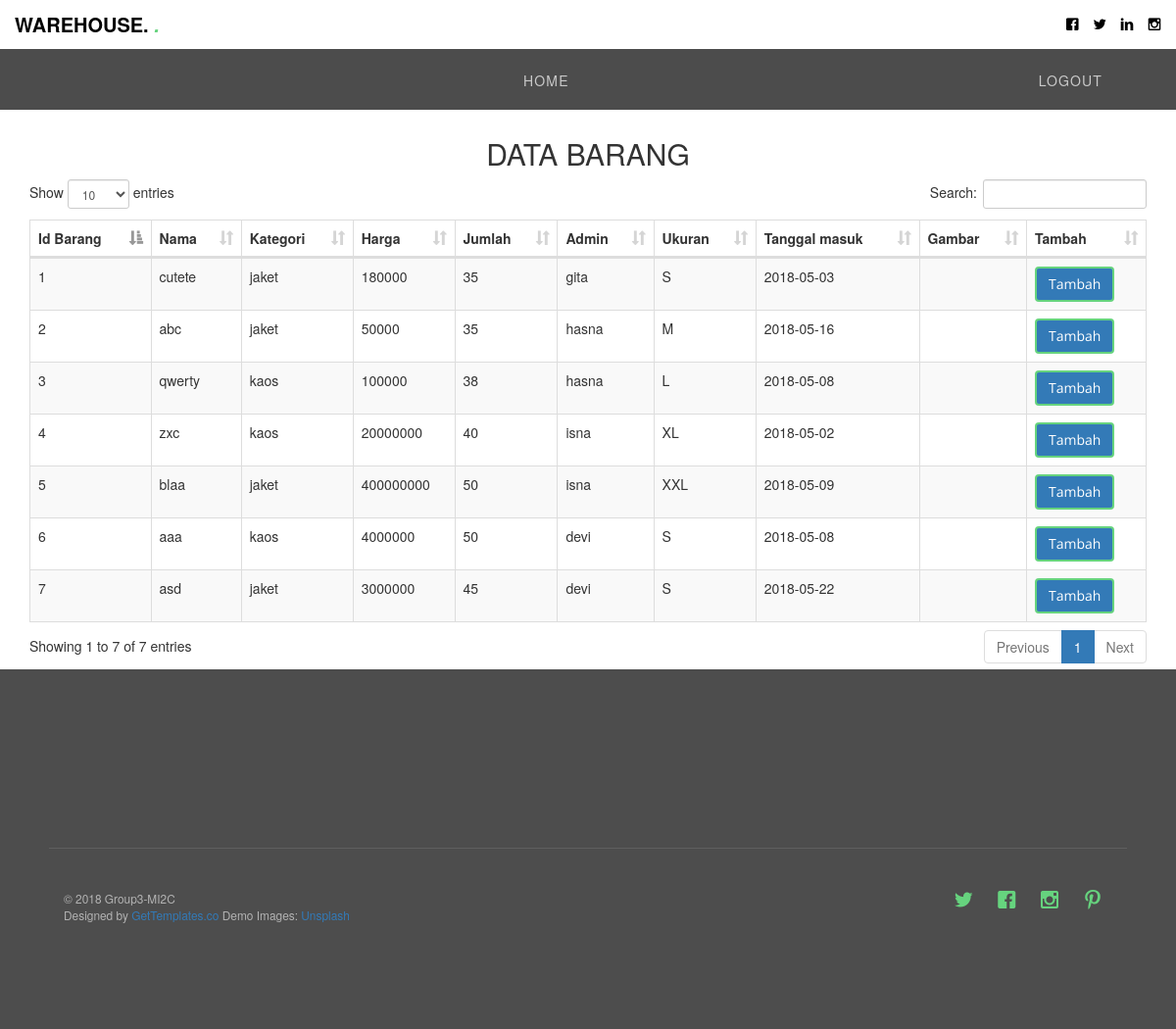
The page /index.php/tabelbarang/tambahbarang on the database as committed earlier.
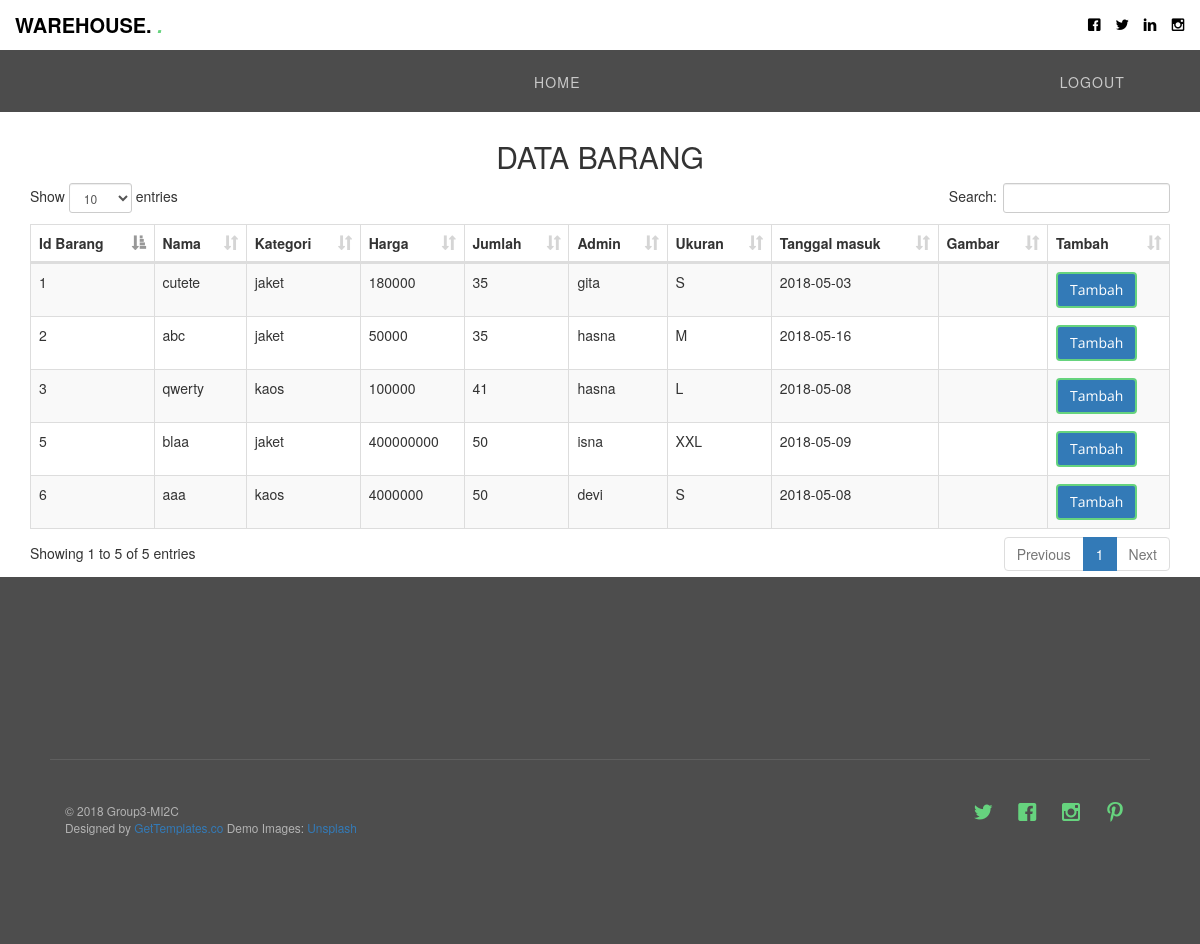
The same page on the database as committed later.
### tables this page shows
CREATE TABLE `barang` (
  `id_barang` int(11) NOT NULL,
  `nama` varchar(25) NOT NULL,
  `id_kategori` int(11) NOT NULL,
  `harga` varchar(25) NOT NULL,
  `jumlah` varchar(10) NOT NULL,
  `id_admin` int(11) NOT NULL,
  `id_ukuran` int(11) NOT NULL,
  `tgl_masuk` date NOT NULL,
  `Gambar` varchar(200) NOT NULL
);

CREATE TABLE `kategori` (
  `id_kategori` int(11) NOT NULL,
  `nama_kategori` varchar(50) NOT NULL
);

CREATE TABLE `ukuran` (
  `id_ukuran` int(10) NOT NULL,
  `nama_ukuran` varchar(20) NOT NULL
);

### application/controllers/Tabelbarang.php (called while the page is built, shortened)
<?php
class Tabelbarang extends CI_Controller {
	public function __construct()
	{
		$this->load->helper('url');
        $this->load->helper('form');
        $this->load->helper('text');
		$this->load->model('Gudang_model');
        $this->load->model('Barang_model');
        $this->load->model('Kategori_model');
        $this->load->model('Admin_model');
		$this->load->helper(array('url_helper','date','file'));
	}
		public function tambahbarang()
	{
		$data['barang']=$this->Barang_model->get_all_barang();
		$this->load->view('admin/barangmasuk',$data);
	}
}

### index.php (called while the page is built, shortened)
<?php
require_once BASEPATH.'core/CodeIgniter.php';

### application/models/Barang_model.php (called while the page is built, shortened)
<?php
class Barang_model extends CI_Model
{
	public function get_all_barang($limit = FALSE, $offset = FALSE)
	{
        $this->db->order_by('barang.tgl_masuk', 'DESC');
        $this->db->join('kategori', 'kategori.id_kategori = barang.id_kategori');
        $this->db->join('admin', 'admin.id_admin = barang.id_admin');
        $this->db->join('ukuran', 'ukuran.id_ukuran = barang.id_ukuran');
		$this->db->from('barang');
		$query=$this->db->get();
		return $query->result();
	}
}

### application/views/admin/barangmasuk.php (the view, shortened to what this page needs)
<!DOCTYPE html>
<html>
<header>
<br>
<br><br>
  </header>
    <head>
    <link href="<?php echo base_url('assests/bootstrap/css/bootstrap.min.css')?>" rel="stylesheet">
    <link href="<?php echo base_url('assests/datatables/css/dataTables.bootstrap.css')?>" rel="stylesheet">
  </head>
  <body>
  <div class="container">
    <br />
    <br />
    <br />
<h2 class="text-center">DATA BARANG</h2>
    <table id="table_id" class="table table-striped table-bordered" cellspacing="0" width="100%">
      <thead>
        <tr>
         <th>Id Barang</th>
          <th>Nama</th>
          <th>Kategori</th>
          <th>Harga</th>
          <th>Jumlah</th>
          <th>Admin</th>
          <th>Ukuran</th>
          <th>Tanggal masuk</th>
          <th>Gambar</th>
            <th>Tambah</th>
        </tr>
      </thead>
      <tbody>
        <?php foreach($barang as $tabelbarang){?>
             <tr>
                 <td><?php echo $tabelbarang->id_barang;?></td>
                 <td><?php echo $tabelbarang->nama;?></td>
                 <td><?php echo $tabelbarang->nama_kategori;?></td>
                 <td><?php echo $tabelbarang->harga;?></td>
                 <td><?php echo $tabelbarang->jumlah;?></td>
                 <td><?php echo $tabelbarang->nama_admin;?></td>
                 <td><?php echo $tabelbarang->nama_ukuran;?></td>
                 <td><?php echo $tabelbarang->tgl_masuk;?></td>
                  <td><?php echo $tabelbarang->Gambar;?></td>
                <td>
                  <a href="<?php echo site_url('Tabelbarang/transaksi/'.$tabelbarang->id_barang)?>"><button class="btn btn-primary">Tambah</button></a>
                </td>
              </tr>
             <?php }?>
      </tbody>
    </table>
  </div>
  </body>
</html>

Rows that differ between the two databases and show on the page:
removed barang: id_barang "7", nama "asd", id_kategori.nama_kategori "jaket", harga "3000000", jumlah "45", id_admin.nama_admin "devi", id_ukuran.nama_ukuran "S", tgl_masuk "2018-05-22"
removed barang: id_barang "4", nama "zxc", id_kategori.nama_kategori "kaos", harga "20000000", jumlah "40", id_admin.nama_admin "isna", id_ukuran.nama_ukuran "XL", tgl_masuk "2018-05-02"
changed barang "qwerty": jumlah "38" → "41"; moves up the list
Other text that changed with them:
text written by a page script: "Show entries Search: Showing 1 to 7 of 7 entries Previous 1 Next" → "Show entries Search: Showing 1 to 5 of 5 entries Previous 1 Next"
